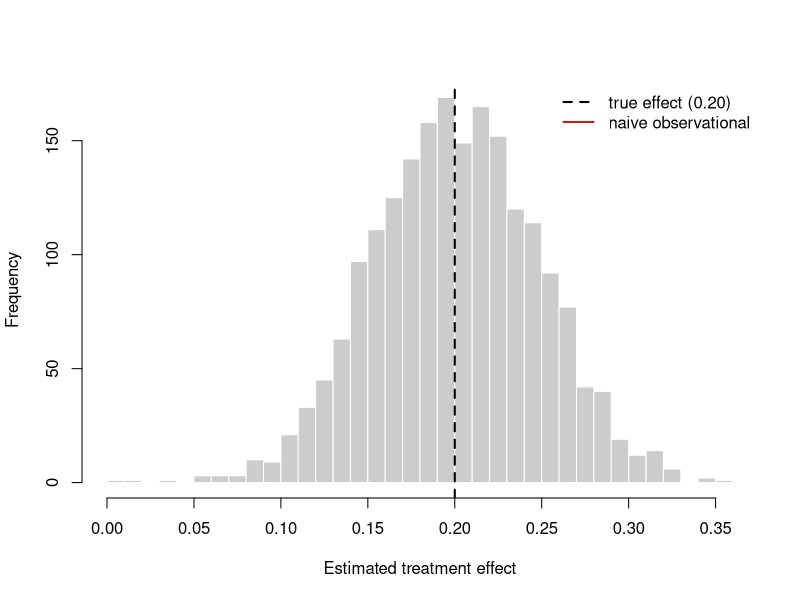
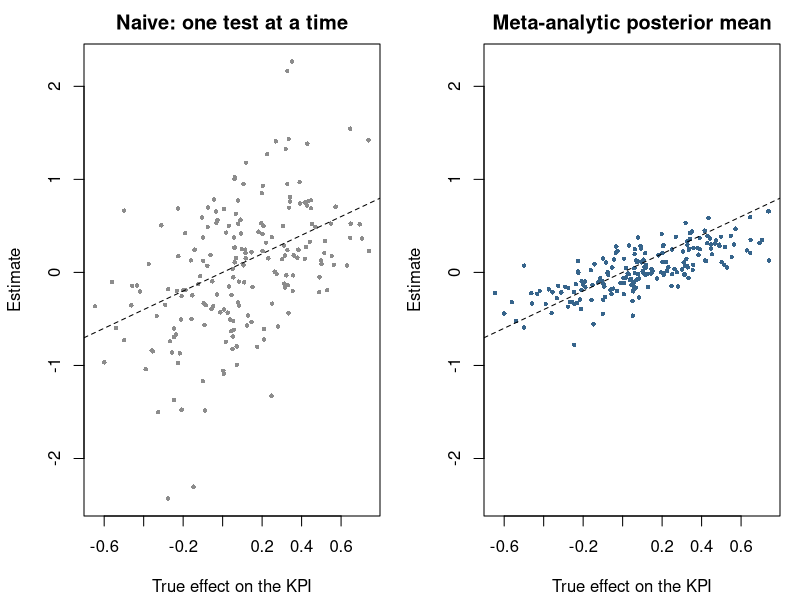
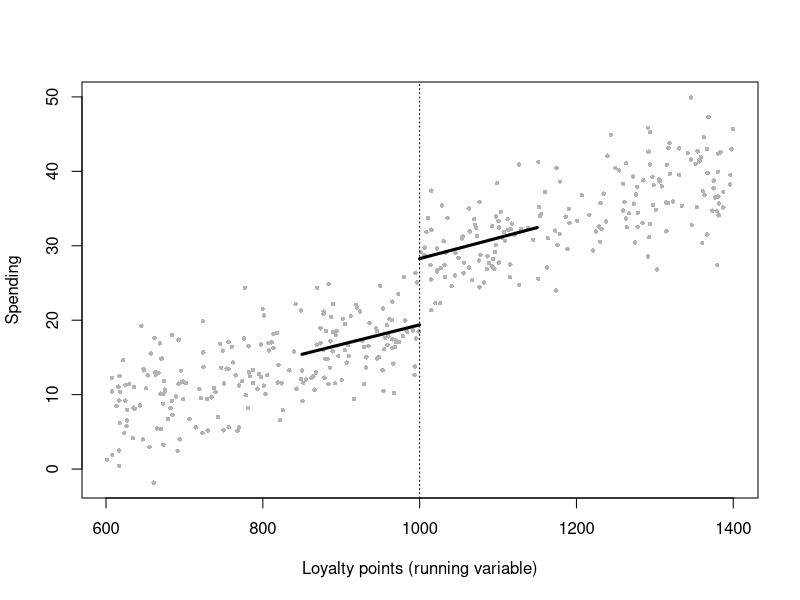
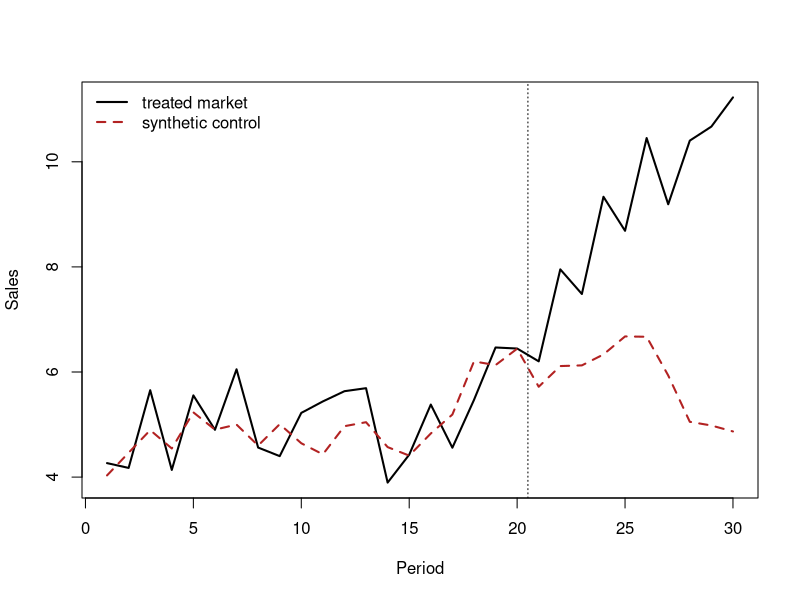
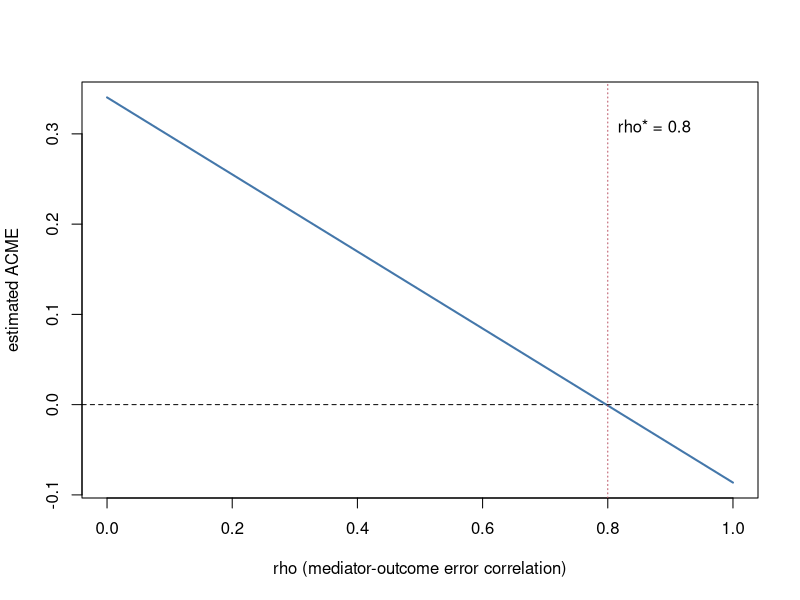

The R script that drew these images, in order:
## ---- chunk 1
#| echo: true
#| message: false
#| warning: false
#| label: fig-ab-power
#| fig-cap: "Sampling distribution of the difference-in-means estimator across 2,000 randomized experiments, each with 1,000 users per arm and a true lift of 0.20. The estimator is centered on the truth (dashed line); the naive observational estimator from the same data-generating process is biased upward."
set.seed(47)

# Data-generating process: a latent 'propensity' drives BOTH self-selection
# into treatment (observationally) AND the baseline outcome -> confounding.
make_population <- function(n, true_tau = 0.20) {
  propensity <- rnorm(n)                       # latent buying inclination
  Y0 <- 0.50 + 0.40 * propensity + rnorm(n)    # untreated potential outcome
  Y1 <- Y0 + true_tau                          # constant treatment effect
  data.frame(propensity, Y0, Y1)
}

# (1) OBSERVATIONAL: high-propensity users self-select into treatment.
n <- 4000
pop <- make_population(n)
D_obs <- as.integer(pop$propensity + rnorm(n) > 0)   # selection on propensity
Y_obs <- ifelse(D_obs == 1, pop$Y1, pop$Y0)
naive <- mean(Y_obs[D_obs == 1]) - mean(Y_obs[D_obs == 0])

# (2) RANDOMIZED: assignment independent of potential outcomes.
rct_estimate <- function(n_per_arm = 1000, true_tau = 0.20) {
  p <- make_population(2 * n_per_arm, true_tau)
  D <- rep(0:1, each = n_per_arm)
  D <- sample(D)                               # random assignment
  Y <- ifelse(D == 1, p$Y1, p$Y0)
  mean(Y[D == 1]) - mean(Y[D == 0])
}
rct_draws <- replicate(2000, rct_estimate())

cat(sprintf("True effect (ATE):              %.3f\n", 0.20))
cat(sprintf("Naive observational estimate:   %.3f  (biased)\n", naive))
cat(sprintf("Mean of randomized estimates:   %.3f  (unbiased)\n", mean(rct_draws)))

hist(rct_draws, breaks = 40, col = "grey80", border = "white",
     main = "", xlab = "Estimated treatment effect")
abline(v = 0.20, lwd = 2, lty = 2)
abline(v = naive, lwd = 2, col = "firebrick")
legend("topright", bty = "n",
       legend = c("true effect (0.20)", "naive observational"),
       lwd = 2, lty = c(2, 1), col = c("black", "firebrick"))
## ---- chunk 2
#| echo: true
#| message: false
#| warning: false
#| label: fig-oec-shrinkage
#| fig-cap: "Shrinkage in a simulated archive of 190 A/B tests. Each point is one test. The naive estimate (left) scatters widely around the true long-run effect, and its largest values are mostly noise. The meta-analytic posterior mean (right) pulls each estimate toward what the archive and the test's own proxy metrics say is plausible. The dashed line marks a perfect estimate."
#| fig-width: 9
#| fig-height: 4.2
set.seed(47)

# --- An archive of 190 past A/B tests ----------------------------------------
# Three metrics per test: y = effect on six-month revenue per customer (the KPI),
# x1 = effect on click-through, x2 = effect on form-fill rate (the proxies).
n_tests <- 190; p <- 3
eta   <- c(0.05, 0.10, 0.08)                        # average true effect
sd_mu <- c(0.30, 0.40, 0.35)
R_mu  <- matrix(c(1, .7, .6,  .7, 1, .5,  .6, .5, 1), p, p)
Omega <- diag(sd_mu) %*% R_mu %*% diag(sd_mu)       # cross-test covariance of true effects
mu    <- sweep(matrix(rnorm(n_tests * p), n_tests) %*% chol(Omega), 2, eta, "+")

# Sampling noise: the KPI is rare and slow, so it is far noisier than the proxies.
size  <- rlnorm(n_tests, 0, 0.6)                    # tests differ in sample size
C_err <- matrix(c(1, .3, .3,  .3, 1, .2,  .3, .2, 1), p, p)
Sigma <- lapply(size, function(h) { s <- c(0.50, 0.12, 0.15) / sqrt(h)
                                    diag(s) %*% C_err %*% diag(s) })
z <- t(sapply(seq_len(n_tests), function(t)
  mu[t, ] + drop(rnorm(p) %*% chol(Sigma[[t]]))))

# --- The BLUP: combine the prior N(eta, Omega) with z_t ~ N(mu_t, Sigma_t) -----
# `seen` marks the metrics already observed for this test.
blup <- function(z_t, S_t, eta, Omega, seen = rep(TRUE, length(z_t))) {
  prec <- matrix(0, length(z_t), length(z_t))
  prec[seen, seen] <- solve(S_t[seen, seen])
  V <- solve(solve(Omega) + prec)
  list(mean = drop(V %*% (solve(Omega, eta) + prec %*% replace(z_t, !seen, 0))),
       cov = V)
}

# --- Learn (eta, Omega) from the archive by EM (empirical Bayes) --------------
eta_hat <- colMeans(z); Omega_hat <- cov(z)
for (iter in 1:500) {
  post <- lapply(seq_len(n_tests), function(t)
    blup(z[t, ], Sigma[[t]], eta_hat, Omega_hat))
  m <- t(sapply(post, `[[`, "mean"))
  eta_hat <- colMeans(m)
  Omega_hat <- Reduce(`+`, lapply(seq_len(n_tests), function(t)
    post[[t]]$cov + tcrossprod(m[t, ] - eta_hat))) / n_tests
}

# --- Three estimates of each test's OEC (the true KPI effect) ------------------
full  <- lapply(seq_len(n_tests), function(t)
  blup(z[t, ], Sigma[[t]], eta_hat, Omega_hat))
early <- lapply(seq_len(n_tests), function(t)
  blup(z[t, ], Sigma[[t]], eta_hat, Omega_hat, seen = c(FALSE, TRUE, TRUE)))
est <- data.frame(
  naive = z[, 1], se_naive = sqrt(sapply(Sigma, `[`, 1, 1)),
  meta  = sapply(full,  function(b) b$mean[1]),
  se_meta  = sqrt(sapply(full,  function(b) b$cov[1, 1])),
  early = sapply(early, function(b) b$mean[1]),
  se_early = sqrt(sapply(early, function(b) b$cov[1, 1])))
truth <- mu[, 1]

score <- function(e, se) {
  ship <- e > 0
  c("Correct decision rate"             = mean(ship == (truth > 0)),
    "Overestimation, shipped variants"  = mean((e - truth)[ship]),
    "Mean absolute error"               = mean(abs(e - truth)),
    "Mean 95% interval length"          = mean(2 * 1.96 * se),
    "95% interval coverage"             = mean(abs(e - truth) <= 1.96 * se))
}
oec_demo <- cbind("Naive (KPI only)"              = score(est$naive, est$se_naive),
                  "Meta-analytic (KPI + proxies)" = score(est$meta,  est$se_meta),
                  "Early readout (proxies only)"  = score(est$early, est$se_early))

# --- Surrogacy diagnostics at the median-sized test ----------------------------
S_med <- Sigma[[which.min(abs(size - median(size)))]]
v0 <- S_med[1, 1]
vz <- blup(z[1, ], S_med, eta_hat, Omega_hat)$cov[1, 1]
vy <- 1 / (1 / Omega_hat[1, 1] + 1 / v0)
oec_diag <- c(R2  = drop(Omega_hat[1, 2:3] %*%
                           solve(Omega_hat[2:3, 2:3], Omega_hat[2:3, 1])) / Omega_hat[1, 1],
              TVR = vz / v0, PVR = vy / v0, SVR = vz / vy)

op <- par(mfrow = c(1, 2), mar = c(4.2, 4.2, 2.2, 1))
lim <- range(est$naive)
plot(truth, est$naive, pch = 16, cex = .6, col = "grey55", ylim = lim,
     xlab = "True effect on the KPI", ylab = "Estimate",
     main = "Naive: one test at a time")
abline(0, 1, lty = 2)
plot(truth, est$meta, pch = 16, cex = .6, col = "steelblue4", ylim = lim,
     xlab = "True effect on the KPI", ylab = "Estimate",
     main = "Meta-analytic posterior mean")
abline(0, 1, lty = 2)
par(op)
## ---- chunk 3
#| echo: false
#| label: tbl-oec-demo
#| tbl-cap: "Three estimators of the long-run effect in the simulated archive of @fig-oec-shrinkage. The early readout uses only the two proxy estimates of each test."
knitr::kable(oec_demo, digits = 2, align = "rrr")
## ---- chunk 4
#| echo: false
#| label: tbl-oec-sim
#| tbl-cap: "Our simulation: six estimators of the OEC on 48 synthetic archives of 190 tests (standard errors across archives in parentheses). The design follows Section 5 of @huch2026oec; the data-generating process is ours, so levels are not comparable with @tbl-oec-paper-sim, only the ordering of methods."
sim <- read.csv("replication/oec-meta/oec_simulation_summary.csv")
lab <- c(correct = "Correct decision rate", regret = "Regret",
         overest = "Overestimation among shipped variants",
         mae = "Mean absolute error", ci_len = "Average 95% interval length",
         coverage = "95% interval coverage",
         win_vs_naive = "Win rate against naive",
         mleq_vs_naive = "Mean log error quotient against naive")
meth <- c("N", "G-0", "G", "T", "DPM", "MR")
cell <- function(m, k) {
  r <- sim[sim$method == m & sim$metric == k, ]
  if (m == "N" && grepl("naive", k)) return("")
  sprintf("%.2f (%.3f)", r$mean, r$se)
}
out <- sapply(meth, function(m) sapply(names(lab), function(k) cell(m, k)))
rownames(out) <- lab
knitr::kable(out, align = "rrrrrr")
## ---- chunk 5
#| echo: false
#| label: tbl-oec-readout
#| tbl-cap: "Early readout on one synthetic archive. The KPI estimates of the 30 most recent tests are withheld and the DPM predicts their OEC from the three proxy estimates alone, using the relationship learned from the other 160 tests."
ro <- read.csv("replication/oec-meta/oec_early_readout.csv", check.names = FALSE)
names(ro) <- c("Analysis of the 30 most recent tests", "Mean absolute error",
               "Mean 95% interval length", "95% interval coverage",
               "Correct decision rate")
knitr::kable(ro, digits = 2, align = "lrrrr")
## ---- chunk 6
#| echo: true
#| message: false
#| warning: false
set.seed(47)

# Panel: 60 markets x 12 months. Treatment (a price cut) hits half the markets
# in month 7. The control group is constructed to satisfy parallel trends.
n_markets <- 60; n_months <- 12; treat_month <- 7; true_att <- 1.5
markets <- 1:n_markets
treated <- markets %in% sample(markets, n_markets / 2)

panel <- expand.grid(market = markets, month = 1:n_months)
panel$treated <- treated[panel$market]
market_fe <- rnorm(n_markets, 10, 2)[panel$market]   # level differences (ok)
time_fe   <- 0.20 * panel$month                       # common trend (ok)
post      <- panel$month >= treat_month
panel$D   <- as.integer(panel$treated & post)
panel$sales <- market_fe + time_fe + true_att * panel$D +
               rnorm(nrow(panel), 0, 0.8)

# DiD via two-way fixed effects (unit + time dummies).
fit <- lm(sales ~ factor(market) + factor(month) + D, data = panel)
att_hat <- coef(fit)["D"]
ci <- confint(fit)["D", ]
cat(sprintf("True ATT:        %.3f\n", true_att))
cat(sprintf("DiD estimate:    %.3f  [%.3f, %.3f]\n", att_hat, ci[1], ci[2]))
## ---- chunk 7
#| echo: true
#| message: false
#| warning: false
set.seed(47)

# Demand estimation with price endogeneity. A demand shock 'xi' raises BOTH
# quantity and (through the firm's pricing) price -> OLS elasticity is biased
# toward zero. A cost shifter 'Z' instruments for price.
n <- 5000
xi   <- rnorm(n)                              # unobserved demand shock
Z    <- rnorm(n)                              # cost shifter (instrument)
price <- 2.0 - 0.8 * Z + 1.0 * xi + rnorm(n) # price rises with demand shock
true_elasticity <- -1.2
logq <- 5 + true_elasticity * price + 1.5 * xi + rnorm(n)  # xi enters demand

ols <- coef(lm(logq ~ price))["price"]

# 2SLS by hand: first stage, then second stage on fitted price.
first  <- lm(price ~ Z)
phat   <- fitted(first)
iv     <- coef(lm(logq ~ phat))["phat"]
F_stat <- summary(first)$fstatistic["value"]

cat(sprintf("True price elasticity:   %.3f\n", true_elasticity))
cat(sprintf("OLS (biased):            %.3f\n", ols))
cat(sprintf("2SLS (IV):               %.3f\n", iv))
cat(sprintf("First-stage F:           %.1f\n", F_stat))
## ---- chunk 8
#| echo: true
set.seed(2007)

# Startups differ in how their founding date responds to a recession-timed
# patent grant Z (the invitation). Type shares loosely follow the working
# paper's compliance decomposition; outcome levels are illustrative only.
n    <- 20000
type <- sample(c("always", "never", "complier"), n, replace = TRUE,
               prob = c(0.20, 0.54, 0.26))
Z    <- rbinom(n, 1, 0.3)                           # examiner speed x cycle
D    <- as.integer(type == "always" | (type == "complier" & Z == 1))

# Baseline 7-year survival differs by type (selection), and so does the
# recession effect (heterogeneity). Always-takers are weaker founders.
base   <- c(always = 0.35, never = 0.60, complier = 0.50)[type]
effect <- c(always = 0.05, never = 0.00, complier = 0.30)[type]
Y      <- rbinom(n, 1, pmin(base + effect * D, 1))

ols   <- coef(lm(Y ~ D))["D"]
itt   <- coef(lm(Y ~ Z))["Z"]                       # reduced form
first <- coef(lm(D ~ Z))["Z"]                       # complier share
late  <- itt / first                                # Wald ratio

cat(sprintf("Naive OLS (born in recession vs not): %6.3f\n", ols))
cat(sprintf("ITT (invited vs not):                 %6.3f\n", itt))
cat(sprintf("First stage (complier share):         %6.3f\n", first))
cat(sprintf("LATE = ITT / first stage:             %6.3f\n", late))
cat(sprintf("True effect on compliers:             %6.3f\n", 0.30))
## ---- chunk 9
#| echo: true
set.seed(400)

# Pre-to-post changes for restaurants in 60 neighbourhoods (restaurant fixed
# effects differenced out). Effect sizes are illustrative, not the paper's.
n_hood <- 60
n      <- 20000
hood   <- sample(n_hood, n, replace = TRUE)
dens   <- rgamma(n_hood, shape = 4, rate = 0.4)[hood]     # neighbourhood density
comp   <- rpois(n, dens)                                   # rivals within 400 m
ring   <- rpois(n, 5 * dens)                               # rivals 800-1,200 m
eta    <- 0.03 * (dens - 10) + rnorm(n_hood, 0, 0.1)[hood] # post-launch demand
appeal <- rnorm(n)                                         # unobserved appeal

b_click <- 0.30; b_visit <- 0.20
d_exp   <- 1.5 - 0.10 * comp + 0.5 * appeal + 0.3 * eta + rnorm(n, 0, 0.5)
d_click <- b_click * d_exp + 0.6 * appeal + 0.5 * eta + rnorm(n, 0, 0.5)
d_visit <- b_visit * d_click + 0.4 * appeal + 0.2 * eta + rnorm(n, 0, 0.3)

# Just-identified 2SLS as the Wald ratio of reduced form to first stage.
wald <- function(y, d, z, w = rep(0, length(z))) {
  fs <- lm(d ~ z + w); rf <- lm(y ~ z + w)
  c(est = unname(coef(rf)["z"] / coef(fs)["z"]),
    F   = unname(summary(fs)$coefficients["z", "t value"]^2),
    rf  = unname(coef(rf)["z"]), fs = unname(coef(fs)["z"]))
}
demean <- function(v) v - ave(v, hood)

ols      <- coef(lm(d_click ~ d_exp))["d_exp"]
iv_raw   <- wald(d_click, d_exp, comp)
iv_ring  <- wald(d_click, d_exp, comp, ring)
iv_fe    <- wald(demean(d_click), demean(d_exp), demean(comp))
vis_iv   <- wald(d_visit, d_click, comp, ring)
plug     <- fitted(lm(d_click ~ d_exp + ring))   # fitted from OBSERVED exposure
vis_plug <- coef(lm(d_visit ~ plug + ring))["plug"]
chain    <- iv_ring["fs"] * b_click * b_visit

cat(sprintf("Exposure -> clicks, true:             %7.3f\n", b_click))
cat(sprintf("  OLS:                                %7.3f\n", ols))
cat(sprintf("  2SLS, instrument alone:             %7.3f  (F = %.0f)\n", iv_raw["est"], iv_raw["F"]))
cat(sprintf("  2SLS + outer-ring control:          %7.3f  (F = %.0f)\n", iv_ring["est"], iv_ring["F"]))
cat(sprintf("  2SLS + neighbourhood FE:            %7.3f  (F = %.0f)\n", iv_fe["est"], iv_fe["F"]))
cat(sprintf("Clicks -> visits, true:               %7.3f\n", b_visit))
cat(sprintf("  2SLS on the instrument:             %7.3f\n", vis_iv["est"]))
cat(sprintf("  Plug-in fitted clicks:              %7.3f\n", vis_plug))
cat(sprintf("Reduced form, instrument on visits:   %8.4f\n", vis_iv["rf"]))
cat(sprintf("  Implied by the chain of effects:    %8.4f\n", chain))
## ---- chunk 10
#| echo: true
set.seed(2015)

# Shoppers differ in price sensitivity s. Price-sensitive shoppers are the ones
# who accept a cheaper swap, they drift toward cheap products anyway (baseline),
# and they are less likely to stay with a product once its price edge is gone.
# All magnitudes are illustrative, not the paper's.
n    <- 200000
s    <- runif(n)
base <- 0.05 + 0.10 * s            # later purchase of the alternative, no trial
tau  <- 0.35 - 0.25 * s            # effect of one trial on later purchase

wald <- function(y, d, z) (mean(y[z == 1]) - mean(y[z == 0])) /
                          (mean(d[z == 1]) - mean(d[z == 0]))

# Instrument 1: the prompt. No button, no swap (one-sided non-compliance),
# and only the price-sensitive accept.
z1 <- rbinom(n, 1, 0.5)
d1 <- z1 * (s > 0.63)
y1 <- rbinom(n, 1, base + tau * d1)

# Instrument 2: a stock-out. Whether a shopper takes the suggested substitute
# depends on things unrelated to price sensitivity.
z2 <- rbinom(n, 1, 0.1)
d2 <- z2 * rbinom(n, 1, 0.535)
y2 <- rbinom(n, 1, base + tau * d2)

naive <- mean(y1[z1 == 1 & d1 == 1]) - mean(y1[z1 == 1 & d1 == 0])

cat(sprintf("Prompt: share of exposed who swap        %6.3f\n", mean(d1[z1 == 1])))
cat(sprintf("  Swappers vs. exposed non-swappers      %6.3f\n", naive))
cat(sprintf("  Wald estimate, prompt as instrument    %6.3f\n", wald(y1, d1, z1)))
cat(sprintf("  True effect on those who swapped       %6.3f\n", mean(tau[d1 == 1])))
cat(sprintf("Stock-out: share of exposed who swap     %6.3f\n", mean(d2[z2 == 1])))
cat(sprintf("  Wald estimate, stock-out as instrument %6.3f\n", wald(y2, d2, z2)))
cat(sprintf("  True effect on those who swapped       %6.3f\n", mean(tau[d2 == 1])))
cat(sprintf("Average effect in the population         %6.3f\n", mean(tau)))
## ---- chunk 11
#| echo: true
#| message: false
#| warning: false
#| label: fig-rd
#| fig-cap: "A sharp regression-discontinuity design. Treatment (a loyalty-tier upgrade) switches on at the cutoff of 1,000 points. Local linear fits on each side identify the jump in spending at the threshold; points are a 10% sample for legibility."
set.seed(47)

# Running variable: loyalty points. Treatment at >= 1000. Smooth baseline
# relationship between points and spending PLUS a true jump of 8 at the cutoff.
n <- 4000; cutoff <- 1000; true_jump <- 8
points  <- runif(n, 600, 1400)
D       <- as.integer(points >= cutoff)
spend   <- 20 + 0.03 * (points - cutoff) + true_jump * D + rnorm(n, 0, 4)

# Local linear RD within a bandwidth, separate slopes each side.
h <- 150
inb <- abs(points - cutoff) <= h
rd_fit <- lm(spend ~ D + I(points - cutoff) + D:I(points - cutoff),
             data = data.frame(spend, D, points), subset = inb)
jump_hat <- coef(rd_fit)["D"]
cat(sprintf("True jump at cutoff: %.3f\n", true_jump))
cat(sprintf("RD estimate:         %.3f\n", jump_hat))

s <- sample(n, 400)
plot(points[s], spend[s], pch = 16, col = "grey70", cex = 0.6,
     xlab = "Loyalty points (running variable)", ylab = "Spending")
abline(v = cutoff, lty = 3)
gl <- seq(cutoff - h, cutoff, length.out = 50)
gr <- seq(cutoff, cutoff + h, length.out = 50)
predl <- predict(rd_fit, data.frame(D = 0, points = gl))
predr <- predict(rd_fit, data.frame(D = 1, points = gr))
lines(gl, predl, lwd = 3); lines(gr, predr, lwd = 3)
## ---- chunk 12
#| echo: true
set.seed(2011)

# Loan size in UF around the 1,000-UF cutoff; treatment applies BELOW it.
# Baseline delinquency ~0.34 with a smooth slope, plus a pre-existing jump
# of +0.03 just below 1,000 (e.g., bank practice at round amounts).
n_per  <- 30000; cutoff <- 1000; h <- 80
eff_D  <- -0.137; eff_S <- 0; pre_jump <- 0.03

sim_period <- function(period) {
  x     <- runif(n_per, 700, 1300)
  below <- as.integer(x < cutoff)
  D <- switch(period, pre = 0 * below, y2011 = below, post = rep(1L, n_per))
  S <- switch(period, pre = 0 * below, y2011 = below, post = below)
  p <- 0.34 + 0.0001 * (x - cutoff) + pre_jump * below + eff_D * D + eff_S * S
  data.frame(period, x, below, y = rbinom(n_per, 1, pmin(pmax(p, 0), 1)))
}

rd_jump <- function(d) {                  # local linear, separate slopes
  d <- d[abs(d$x - cutoff) <= h, ]
  coef(lm(y ~ below * I(x - cutoff), data = d))["below"]
}

periods <- c(pre = "pre", y2011 = "y2011", post = "post")
jumps   <- sapply(periods, function(p) unname(rd_jump(sim_period(p))))
bundle <- jumps["y2011"] - jumps["pre"]   # standardization + disclosure
stand  <- jumps["post"]  - jumps["pre"]   # standardization alone
disc   <- bundle - stand                  # disclosure alone

cat(sprintf("Naive 2011 RD (bundle + pre-jump): %6.3f\n", jumps["y2011"]))
cat(sprintf("Bundle, diff-in-disc:              %6.3f  (true %6.3f)\n", bundle, eff_D + eff_S))
cat(sprintf("Standardization alone:             %6.3f  (true %6.3f)\n", stand, eff_S))
cat(sprintf("Disclosure alone:                  %6.3f  (true %6.3f)\n", disc, eff_D))
## ---- chunk 13
#| echo: true
#| message: false
#| warning: false
set.seed(4707)

# --- A feed snapshot, reduced to the contest for the top slot ----------------
# Each period, two posts compete for position 1. Latent "commentability" q
# drives upvotes, so the better post tends to win the slot AND to draw comments
# anyway: the selection problem that makes a naive rank comparison misleading.
n_per <- 20000
q1  <- rnorm(n_per); q2 <- rnorm(n_per)
votes <- function(q) round(10^(2.6 + 0.35 * q + rnorm(length(q), 0, 0.35)))
v1 <- votes(q1); v2 <- votes(q2)
age1 <- runif(n_per, 1, 14) * 3600; age2 <- runif(n_per, 1, 14) * 3600

# Reddit's (pre-2017) "hot" score: log10 votes minus age / 45,000 seconds
hot <- function(v, a) sign(v) * log10(pmax(abs(v), 1)) - a / 45000
D   <- as.integer(hot(v1, age1) > hot(v2, age2))   # post 1 ranked first?

# Comments in the next window: the true effect of the top slot is tau
tau  <- 0.40                                      # log points, about +49%
cred <- plogis(0.8 * q1 + rnorm(n_per))           # publisher credibility, pre-treatment
y1   <- rpois(n_per, exp(1.2 + 0.6 * q1 + tau * D))

# The researcher sees vote counts with display noise, so the running variable
# is measured with error near zero; a 0.05 donut removes the misclassified band.
v1_obs <- round(v1 * exp(rnorm(n_per, 0, 0.03)))
v2_obs <- round(v2 * exp(rnorm(n_per, 0, 0.03)))
ds <- hot(v1_obs, age1) - hot(v2_obs, age2)

# --- (1) Naive: compare outcomes of the top-ranked and second-ranked post ------
naive <- coef(glm(y1 ~ D, family = quasipoisson))["D"]

# --- (2) Local RD: quasi-Poisson, linear in the running variable each side -----
rd <- function(y, h = 0.5, donut = 0.05, cut = 0, fam = quasipoisson()) {
  x  <- ds - cut; dd <- as.integer(x > 0)
  ok <- abs(x) <= h & abs(x) >= donut
  unname(coef(glm(y ~ dd * x, family = fam, subset = ok))["dd"])
}
fs <- rd(D, fam = gaussian())                     # first stage: jump in P(top)

out <- c(true_tau          = tau,
         naive_rank_gap    = unname(naive),
         rd_estimate       = rd(y1),
         rd_no_donut       = rd(y1, donut = 0),
         rd_wide_bw        = rd(y1, h = 1.0),
         rd_narrow_bw      = rd(y1, h = 0.25),
         first_stage       = fs,
         first_stage_no_donut = rd(D, donut = 0, fam = gaussian()),
         balance_cred      = rd(cred, fam = gaussian()),
         balance_latent_q  = rd(q1,   fam = gaussian()),
         placebo_cut_0.6   = rd(y1, h = 0.4, cut = 0.6))
round(out, 3)
## ---- chunk 14
#| echo: true
set.seed(2016)

# --- Leaderboards with three medal lines -------------------------------------
# 5,000 contests with 100 ranked teams each. Only GOLD (top 10) changes
# behaviour; silver (top 30) and bronze (top 60) are labels with no effect.
# Baseline posting falls off steeply between ranks 15 and 35, so the outcome
# curves away from a straight line as the window widens below the gold line.
n_contest <- 5000; n_team <- 100
rank <- rep(1:n_team, n_contest)                       # 1 = winner
cut  <- c(gold = 10, silver = 30, bronze = 60)         # last place inside each medal
tau_post <- 0.10; tau_comp <- -0.045                   # true effects of gold

gold <- as.integer(rank <= cut[["gold"]])
post <- rbinom(length(rank), 1, 0.15 + 0.35 * plogis((25 - rank) / 5) + tau_post * gold)
comp <- rbinom(length(rank), 1, 0.30 + 0.05 * exp(-rank / 40) + tau_comp * gold)

r_to <- function(k) (cut[[k]] + 0.5 - rank) / 10       # rank distance in 10s, > 0 inside

# Local polynomial RD, triangular kernel, separate fits on each side.
rd <- function(y, k, h, p = 1) {
  x <- r_to(k); w <- pmax(0, 1 - abs(x) / h); d <- as.integer(x > 0)
  unname(coef(lm(y ~ d * poly(x, p, raw = TRUE), weights = w, subset = w > 0))["d"])
}

bw  <- c(0.5, 1, 1.5, 2, 3)
tab <- rbind(posting_linear    = sapply(bw, function(h) rd(post, "gold", h)),
             posting_quadratic = sapply(bw, function(h) rd(post, "gold", h, p = 2)),
             contest_linear    = sapply(bw, function(h) rd(comp, "gold", h)))
colnames(tab) <- paste0("h=", bw)
round(tab, 3)

# The silver and bronze lines are built-in placebos.
round(c(posting_at_silver = rd(post, "silver", 1), posting_at_bronze = rd(post, "bronze", 1)), 3)

# Local randomization: the 5 places either side of the gold line, with a
# Fisher p-value from permuting the medal label inside that window.
win  <- abs(r_to("gold")) <= 0.5
dm   <- function(y, d) mean(y[d == 1]) - mean(y[d == 0])
obs  <- dm(comp[win], gold[win])
perm <- replicate(2000, dm(comp[win], sample(gold[win])))
round(c(contest_diff_in_means = obs, fisher_p = mean(abs(perm) >= abs(obs))), 3)
## ---- chunk 15
#| echo: true
#| message: false
#| warning: false
#| label: fig-scm
#| fig-cap: "Synthetic control for a single treated market. Donor weights are chosen to match the treated market's pre-intervention sales (vertical line at the launch period). The post-period gap between the treated market and its synthetic twin estimates the treatment effect."
set.seed(47)

# One treated market + 20 donors over 30 periods; a brand campaign starts at t=21
# and lifts the treated market's sales by a growing amount.
Tn <- 30; T0 <- 20; J <- 20; true_post_effect <- 6
common <- cumsum(rnorm(Tn, 0.2, 0.4))                 # shared latent trend
donors <- sapply(1:J, function(j)
  3 + runif(1, 0.5, 1.5) * common + rnorm(Tn, 0, 0.6))
# Treated market is a convex blend of three donors, pre-treatment.
truew <- numeric(J); truew[c(2, 5, 11)] <- c(0.5, 0.3, 0.2)
treated <- as.numeric(donors %*% truew) + rnorm(Tn, 0, 0.4)
treated[(T0 + 1):Tn] <- treated[(T0 + 1):Tn] +
  true_post_effect * seq_len(Tn - T0) / (Tn - T0)

# Solve for nonnegative weights summing to 1 on the PRE period via a simple
# projected optimization (quadratic loss, simplex constraint).
pre <- 1:T0
loss <- function(w) sum((treated[pre] - donors[pre, ] %*% w)^2)
ui <- rbind(diag(J), rep(-1, J)); ci <- c(rep(0, J), -1)  # w>=0, sum(w)<=1
w0 <- rep(0.9 / J, J)   # interior start: sum < 1, so constrOptim's strict-feasibility check passes
opt <- constrOptim(w0, loss, grad = NULL, ui = ui, ci = ci)
w <- opt$par / sum(opt$par)

synth <- as.numeric(donors %*% w)
gap_post <- mean(treated[(T0 + 1):Tn] - synth[(T0 + 1):Tn])
cat(sprintf("Mean post-period effect (truth ~%.2f): %.3f\n",
            true_post_effect / 2, gap_post))

plot(1:Tn, treated, type = "l", lwd = 2, xlab = "Period", ylab = "Sales",
     ylim = range(c(treated, synth)))
lines(1:Tn, synth, lwd = 2, lty = 2, col = "firebrick")
abline(v = T0 + 0.5, lty = 3)
legend("topleft", bty = "n", lwd = 2, lty = c(1, 2),
       col = c("black", "firebrick"),
       legend = c("treated market", "synthetic control"))
## ---- chunk 16
set.seed(47)

n <- 8000

# --- Structural parameters ---------------------------------------------------
a_true <- 0.40   # D -> M
b_true <- 0.50   # M -> Y
c_true <- 0.15   # D -> Y (direct)
gam_M  <- 0.60   # U -> M   (unobserved mediator-outcome confounder)
gam_Y  <- 0.70   # U -> Y

D <- rbinom(n, 1, 0.5)
U <- rnorm(n)                                  # never observed by the analyst
M <- a_true * D + gam_M * U + rnorm(n)
Y <- c_true * D + b_true * M + gam_Y * U + rnorm(n)

# --- Naive mediation: the Baron-Kenny product, ignoring U --------------------
a_hat <- unname(coef(lm(M ~ D))["D"])
b_hat <- unname(coef(lm(Y ~ D + M))["M"])

c(truth = a_true * b_true, naive = round(a_hat * b_hat, 3))
## ---- chunk 17
m_fit <- lm(M ~ D)
y_fit <- lm(Y ~ D + M)
s_m   <- summary(m_fit)$sigma
s_y   <- summary(y_fit)$sigma

# Under an assumed error correlation rho, the mediator slope loses the part of
# the M-Y association that rho already explains.
rho_grid <- seq(0, 1, by = 0.02)
acme_rho <- vapply(rho_grid, function(r) {
  b_adj <- unname(coef(y_fit)["M"]) - r * s_y / s_m
  a_hat * b_adj
}, numeric(1))

k        <- which.min(abs(acme_rho))
rho_star <- rho_grid[k]
c(rho_star = rho_star, acme_at_rho_star = round(acme_rho[k], 4))
## ---- chunk 18
#| label: fig-mediation-sensitivity
#| fig-cap: "Sensitivity of the estimated indirect effect to unmeasured mediator-outcome confounding. The correlation at which the estimate crosses zero is the number a reader should be given, in place of a robustness assertion."
plot(rho_grid, acme_rho, type = "l", lwd = 2, col = "#4477aa",
     xlab = "rho (mediator-outcome error correlation)",
     ylab = "estimated ACME")
abline(h = 0, lty = 2)
abline(v = rho_star, lty = 3, col = "#bb5566")
text(rho_star, max(acme_rho) * 0.9,
     labels = paste0("rho* = ", rho_star), pos = 4)
## ---- chunk 19
W  <- rbinom(n, 1, 0.5)                    # 1 = accurate reading available
# The D -> M path operates only when the biased signal is the clinician's input.
M2 <- a_true * D * (1 - W) + gam_M * U + rnorm(n)
Y2 <- c_true * D + b_true * M2 + gam_Y * U + rnorm(n)

indirect_by_regime <- vapply(c(0, 1), function(w) {
  idx <- W == w
  a_w <- coef(lm(M2[idx] ~ D[idx]))[2]
  b_w <- coef(lm(Y2[idx] ~ D[idx] + M2[idx]))[3]
  unname(a_w * b_w)
}, numeric(1))

names(indirect_by_regime) <- c("mechanism on (W=0)", "mechanism off (W=1)")
round(indirect_by_regime, 3)
## ---- chunk 20
#| label: tbl-causal-oster
#| tbl-cap: "Oster bounds for the social-proximity coefficient in Griffin, Kruger and Mahajan (2026), Table 4. Inputs: short regression (county fixed effects only) and controlled regression (plus demographics), unrounded from our replication."
b_short <- 1.0540091; r_short <- 0.6989463   # county FE only
b_ctrl  <- 0.9823109; r_ctrl  <- 0.7294715    # + demographic controls

rmax <- c(0.90, 1.3 * r_ctrl, 1.00)
shift <- (b_short - b_ctrl) * (rmax - r_ctrl) / (r_ctrl - r_short)

knitr::kable(
  data.frame(
    R_max = c("0.90 (paper)", sprintf("%.3f (Oster default)", 1.3 * r_ctrl), "1.00 (paper)"),
    beta_star = round(b_ctrl - shift, 3),
    delta_for_zero = round(b_ctrl / shift, 2)
  ),
  col.names = c("$R_{\\max}$", "$\\beta^*$ at $\\delta = 1$", "$\\delta$ that sets $\\beta^* = 0$")
)
## ---- chunk 21
#| echo: false
#| message: false
#| warning: false
#| label: tbl-designs
#| tbl-cap: "Causal designs compared: the estimand each targets, the assumption that does the identifying work, the diagnostic that probes it, and the failure that breaks it."
designs <- data.frame(
  Design = c("Randomized / A-B test", "Difference-in-differences",
             "Instrumental variables", "Regression discontinuity",
             "Boundary discontinuity",
             "Synthetic control"),
  Estimand = c("ATE", "ATT", "LATE (compliers)",
               "Local effect at cutoff", "Local effect at boundary",
               "ATT (one unit)"),
  `Key assumption` = c("Random assignment",
                       "Parallel trends",
                       "Exclusion + relevance",
                       "Continuity at cutoff",
                       "Only treatment changes at line",
                       "Donors match pre-trend"),
  Diagnostic = c("Balance / power checks",
                 "Pre-trend (event study)",
                 "First-stage F; over-ID",
                 "McCrary density; covariate jumps",
                 "Coincident-boundary audit",
                 "Pre-fit; placebo permutation"),
  `What breaks it` = c("Interference; peeking",
                       "Differential shocks; staggering",
                       "Weak / invalid instrument",
                       "Manipulation of running var.",
                       "Bundled policies; cross-line spillovers",
                       "Poor pre-fit; spillovers"),
  check.names = FALSE
)
knitr::kable(designs, align = "lllll")
